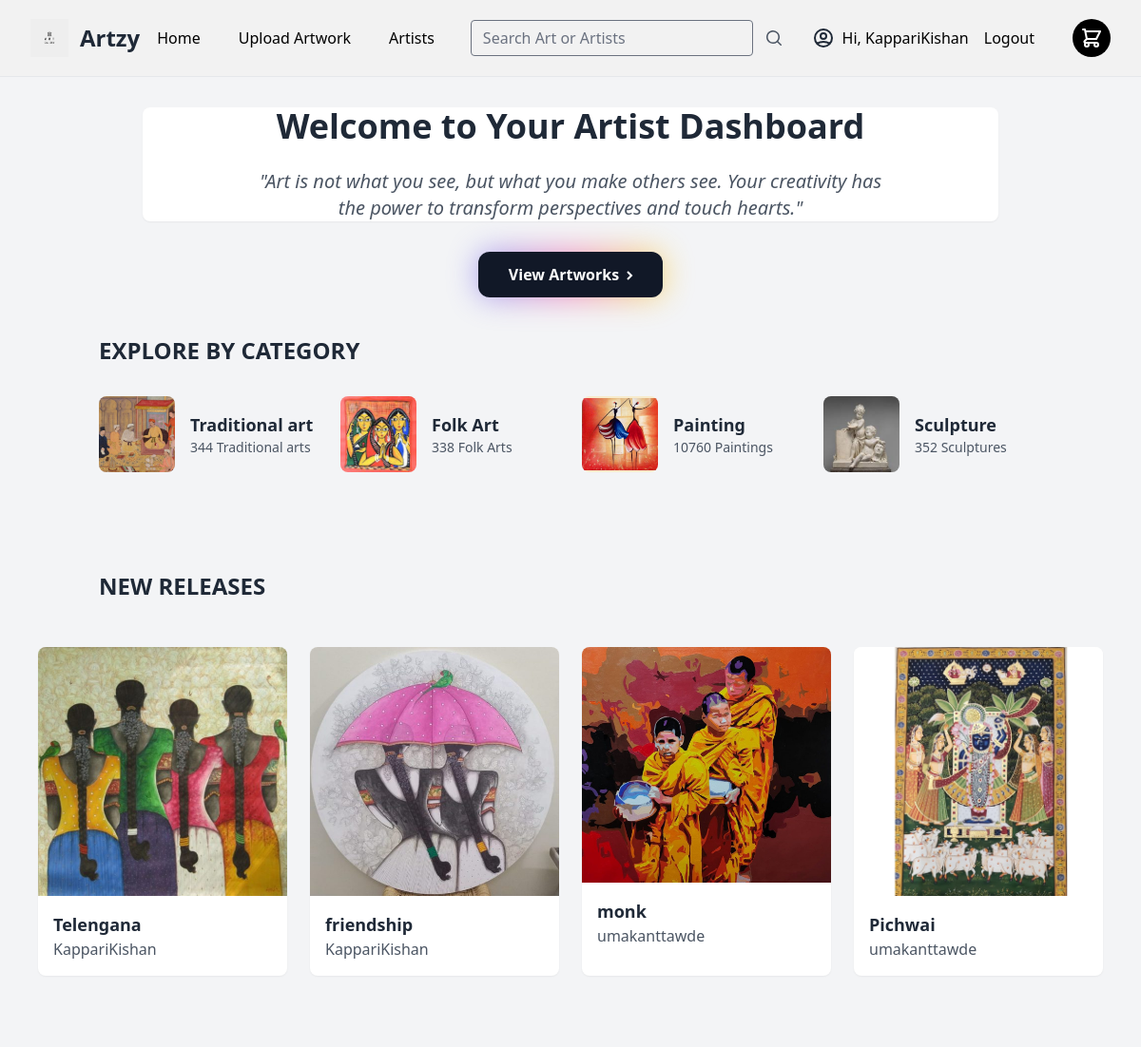
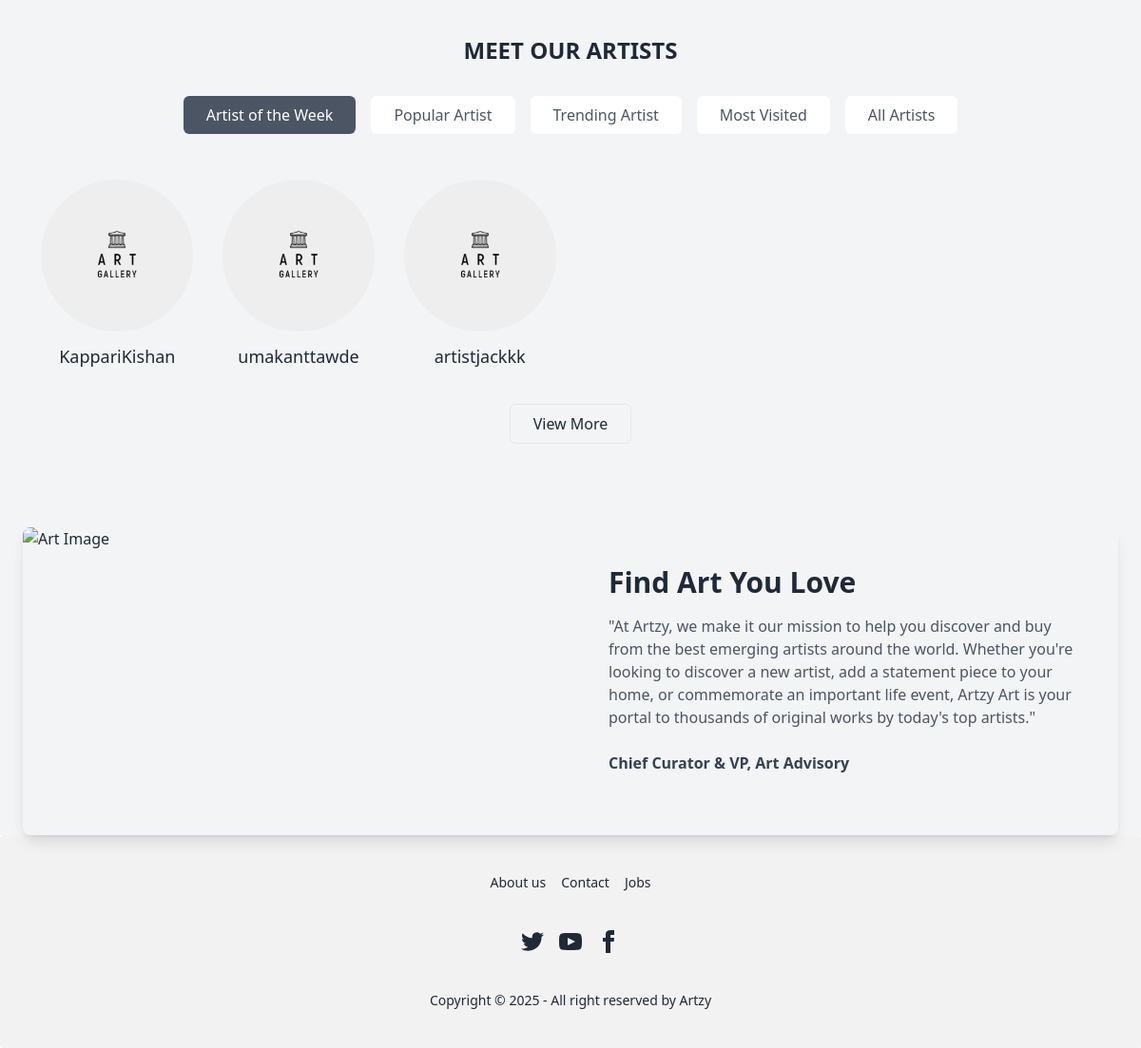
The page /accounts/designer/dashboard/ (signed in) on the database its author committed (2 pictures, top to bottom).
### artworks/models.py (models this page shows, shortened)
class Artwork(models.Model):
    CATEGORY_CHOICES = [
        ('painting', 'Painting'),
        ('digital_art', 'Digital Art'),
        ('drawing', 'Drawing'),
        ('sculpture', 'Sculpture'),
        ('traditional_art', 'Traditional Art'),
    ]
    STATUS_COICES = [
        ('pending', 'Pending'),
        ('approved', 'Approved'),
        ('rejected', 'Rejected'),
    ]
    title = models.CharField(max_length=200)
    description = models.TextField()
    price = models.DecimalField(max_digits=10, decimal_places=2)
    size = models.CharField(max_length=50)
    image = models.ImageField(upload_to='artworks/')
    category = models.CharField(max_length=50, choices=CATEGORY_CHOICES)
    designer = models.ForeignKey(User, on_delete=models.CASCADE)
    sold = models.BooleanField(default=False)
    created_at = models.DateTimeField(auto_now_add=True)
    status = models.CharField(max_length=20, choices= STATUS_COICES, default='pending')
    reviewed_at = models.DateTimeField(null=True, blank=True)
    rejection_reason = models.TextField(null=True, blank=True)
    @property
    def is_approved(self):
        return self.status == 'approved'

### accounts/models.py (models this page shows, shortened)
class Profile(models.Model):
    user = models.OneToOneField(User, on_delete=models.CASCADE)
    role = models.CharField(max_length=20, choices=ROLE_CHOICES, default='customer')
    first_name = models.CharField(max_length=50, blank=True, null=True)
    last_name = models.CharField(max_length=50, blank=True, null=True)
    street_address = models.TextField(blank=True, null=True)
    city = models.CharField(max_length=100, blank=True, null=True)
    state = models.CharField(max_length=100, blank=True, null=True)
    postal_code = models.CharField(max_length=20, blank=True, null=True)
    country = models.CharField(max_length=100, blank=True, null=True)  # Can be a dropdown in the form

### accounts/views.py (the view)
# urls.py: path('designer/dashboard/', views.designer_dashboard, name='designer_dashboard'),
@login_required
def designer_dashboard(request):
    if request.user.profile.role != 'designer':
        messages.error(request, "Access Denied: Designer privileges required")
        return redirect('home')
    artworks = Artwork.objects.filter(status='approved')[:4]
    designers = Profile.objects.filter(role='designer').select_related('user')[:6]
    return render(request, 'accounts/designer/dashboard.html', {'artworks': artworks,'designers': designers})

### accounts/templates/accounts/designer/dashboard.html (shortened to what this page needs)
{% extends "base.html" %}
{% block content %}
{% load static %}
<div class="bg-gray-100 flex flex-col items-center justify-start pt-8">
    <div class="w-3/4 mx-auto text-center py-16 bg-white rounded-lg shadow-sm">
        <h1 class="text-4xl font-bold text-gray-800 mb-6">Welcome to Your Artist Dashboard</h1>
        <p class="text-xl text-gray-600 italic mx-auto max-w-2xl">
            "Art is not what you see, but what you make others see. Your creativity has the power to transform perspectives and touch hearts."
        </p>
    </div>
    <div class="relative inline-flex items-center justify-center gap-4 group mt-8">
        <a role="button"
           class="group relative inline-flex items-center justify-center text-base rounded-xl bg-gray-900 px-8 py-3 font-semibold text-white transition-all duration-200 hover:bg-gray-800 hover:shadow-lg hover:-translate-y-0.5 hover:shadow-gray-600/30"
           title="payment"
           href="{% url 'artwork_list' %}">
            View Artworks
            <svg aria-hidden="true" viewBox="0 0 10 10" height="10" width="10" fill="none" class="mt-0.5 ml-2 -mr-1 stroke-white stroke-2">
                <path d="M0 5h7" class="transition opacity-0 group-hover:opacity-100"></path>
                <path d="M1 1l4 4-4 4" class="transition group-hover:translate-x-[3px]"></path>
            </svg>
        </a>
    </div>
    <div class="w-full max-w-5xl mx-auto mb-16 px-4 pt-10">
        <h2 class="text-2xl font-semibold whitespace-nowrap dark:text-white uppercase mb-8">Explore by Category</h2>
        <div class="grid grid-cols-1 sm:grid-cols-2 lg:grid-cols-4 gap-6">
            <a href="/category/Traditional art" class="group">
                <div class="flex items-center space-x-4">
                    <div class="w-20 h-20 overflow-hidden rounded-lg">
                        <img src="{% static 'images/Traditional-art-icon.jpg' %}" alt="Traditional art" class="w-full h-full object-cover transform group-hover:scale-105 transition duration-300">
                    </div>
                    <div>
                        <h3 class="text-lg font-semibold group-hover:text-blue-600 transition duration-300">Traditional art</h3>
                        <p class="text-sm text-gray-600">344 Traditional arts</p>
                    </div>
                </div>
            </a>
            <a href="/category/folk-art" class="group">
                <div class="flex items-center space-x-4">
                    <div class="w-20 h-20 overflow-hidden rounded-lg">
                        <img src="{% static 'images/folk-art-icon.jpg' %}" alt="Folk Art" class="w-full h-full object-cover transform group-hover:scale-105 transition duration-300">
                    </div>
                    <div>
                        <h3 class="text-lg font-semibold group-hover:text-blue-600 transition duration-300">Folk Art</h3>
                        <p class="text-sm text-gray-600">338 Folk Arts</p>
                    </div>
                </div>
            </a>
            <a href="/category/painting" class="group">
                <div class="flex items-center space-x-4">
                    <div class="w-20 h-20 overflow-hidden rounded-lg">
                        <img src="{% static 'images/painting-icon.png' %}" alt="Painting" class="w-full h-full object-cover transform group-hover:scale-105 transition duration-300">
                    </div>
                    <div>
                        <h3 class="text-lg font-semibold group-hover:text-blue-600 transition duration-300">Painting</h3>
                        <p class="text-sm text-gray-600">10760 Paintings</p>
                    </div>
                </div>
            </a>
            <a href="/category/sculpture" class="group">
                <div class="flex items-center space-x-4">
                    <div class="w-20 h-20 overflow-hidden rounded-lg">
                        <img src="{% static 'images/sculpture-art-icon.jpg' %}" alt="Sculpture" class="w-full h-full object-cover transform group-hover:scale-105 transition duration-300">
                    </div>
                    <div>
                        <h3 class="text-lg font-semibold group-hover:text-blue-600 transition duration-300">Sculpture</h3>
                        <p class="text-sm text-gray-600">352 Sculptures</p>
                    </div>
                </div>
            </a>
        </div>
    </div>
    <div class="w-full max-w-6xl mx-auto px-4 mb-16">
        <div class="w-full max-w-5xl mx-auto mb-12 px-4 pt-10">
            <h2 class="text-2xl font-semibold whitespace-nowrap dark:text-white uppercase mb-8">New Releases</h2>
        </div>
        <div class="grid grid-cols-1 sm:grid-cols-2 lg:grid-cols-4 gap-6">
            {% for artwork in artworks %}
            <div class="bg-white rounded-lg overflow-hidden shadow-sm hover:shadow-md transition-shadow duration-300">
                <a href="{% url 'artwork_detail' artwork.id %}" class="block">
                    <div class="aspect-square overflow-hidden">
                        <img src="{{ artwork.image.url }}" alt="{{ artwork.title }}" class="w-full h-full object-cover">
                    </div>
                    <div class="p-4">
                        <h3 class="text-lg font-semibold text-gray-800">{{ artwork.title }}</h3>
                        <p class="text-gray-600">{{ artwork.designer }}</p>
                    </div>
                </a>
            </div>
            {% empty %}
            <p class="col-span-full text-center text-gray-500">No artworks found.</p>
            {% endfor %}
        </div>
    </div>
    <div class="w-full max-w-6xl mx-auto px-4 py-12">
        <h2 class="text-2xl font-bold text-center mb-8">MEET OUR ARTISTS</h2>
        <div class="flex flex-wrap justify-center gap-4 mb-12">
            <button class="px-6 py-2 bg-gray-600 text-white rounded-md">Artist of the Week</button>
            <button class="px-6 py-2 bg-white text-gray-600 hover:bg-gray-100 rounded-md">Popular Artist</button>
            <button class="px-6 py-2 bg-white text-gray-600 hover:bg-gray-100 rounded-md">Trending Artist</button>
            <button class="px-6 py-2 bg-white text-gray-600 hover:bg-gray-100 rounded-md">Most Visited</button>
            <button class="px-6 py-2 bg-white text-gray-600 hover:bg-gray-100 rounded-md">All Artists</button>
        </div>
        <div class="grid grid-cols-2 md:grid-cols-3 lg:grid-cols-6 gap-6">
            {% for designer in designers %}
            <div class="flex flex-col items-center">
                <div class="w-40 h-40 mb-3 overflow-hidden rounded-full">
                    <img src="{% static 'images/artgallery.png' %}"
                         alt="{{ designer.Username }}"
                         class="w-full h-full object-cover">
                </div>
                <h3 class="text-lg font-medium text-gray-800 mb-1">{{ designer.user.username }}</h3>
            </div>
            {% empty %}
            <p class="col-span-full text-center text-gray-500">No artists found.</p>
            {% endfor %}
        </div>
        <div class="text-center mt-8">
            <a href="#" class="inline-block px-6 py-2 border border-black-500 text-black-500 rounded-md hover:bg-black-50 transition duration-300">
                View More
            </a>
        </div>
    </div>
    <div class="bg-gray-100 flex rounded-lg shadow-lg max-w-6xl mx-auto overflow-hidden mt-10">
        <div class="w-1/2">
            <img src="{% static 'images/findartulove.jpg' %}" alt="Art Image" class="w-full h-full object-cover">
        </div>
        <div class="w-1/2 p-10">
            <h1 class="text-3xl font-bold text-gray-800 mb-4">Find Art You Love</h1>
            <p class="text-gray-600 mb-6">
                "At Artzy, we make it our mission to help you discover and buy from the best emerging artists around the world.
                Whether you're looking to discover a new artist, add a statement piece to your home,
                or commemorate an important life event, Artzy Art is your portal to thousands of original works by today's top artists."
            </p>
            <div class="text-gray-700 font-semibold mb-6">
                Chief Curator & VP, Art Advisory
            </div>
        </div>
    </div>
</div>
{% endblock %}

### templates/navbar.html (shortened to what this page needs)
{% load static  %}
<header class="sticky top-0 z-50">
    <div class="bg-base-200 border-b border-gray-200">
        <div class="px-4 mx-auto sm:px-6 lg:px-8 ">
            <nav class="relative flex items-center justify-between h-16 lg:h-20">
            <a href="#" class="flex items-center space-x-3 rtl:space-x-reverse">
                <img src="{% static 'images/artgallery.png' %}" alt="Art Gallery Logo" class="h-10"  />
                <span class="self-center text-2xl font-semibold whitespace-nowrap dark:text-white">Artzy</span>
            </a>
              <div class="hidden lg:flex lg:items-center lg:space-x-10" id="navbar">
                  {% if user.is_authenticated and user.profile.role == 'designer' %}
                    <a href="{% url 'accounts:designer_dashboard' %}" title="" class="text-base font-medium text-black"> Home </a>
                    <a href="{% url 'upload_artwork' %}" title="" class="text-base font-medium text-black"> Upload Artwork </a>
                        {% else %}
                  <a href="{% url 'home' %}" title="" class="text-base font-medium text-black"> Home </a>
                  {% endif %}
                  <a href="#" title="" class="text-base font-medium text-black"> Artists </a>
              </div>
            <div class="ms-5 flex w-[30%] items-center justify-between">
                <input
                    type="search"
                    class="relative m-0 block w-[1px] min-w-0 flex-auto rounded border border-solid border-secondary-500 bg-transparent bg-clip-padding px-3 py-1.5 text-base font-normal text-surface transition duration-300 ease-in-out focus:border-primary focus:text-gray-700 focus:shadow-inset focus:outline-none motion-reduce:transition-none dark:border-white/10 dark:bg-body-dark dark:text-white dark:placeholder:text-neutral-300 dark:autofill:shadow-autofill"
                    placeholder="Search Art or Artists"
                    aria-label="Search"
                    aria-describedby="button-addon2" />
                <span
                    class="flex items-center whitespace-nowrap rounded px-3 py-1.5 text-center text-base font-normal text-gray-600 dark:text-white [&>svg]:w-5"
                    id="basic-addon2">
                    <svg
                    xmlns="http://www.w3.org/2000/svg"
                    viewBox="0 0 20 20"
                    fill="currentColor">
                    <path
                        fill-rule="evenodd"
                        d="M9 3.5a5.5 5.5 0 100 11 5.5 5.5 0 000-11zM2 9a7 7 0 1112.452 4.391l3.328 3.329a.75.75 0 11-1.06 1.06l-3.329-3.328A7 7 0 012 9z"
                        clip-rule="evenodd" />
                    </svg>
                </span>
                </div>
                <div class="hidden lg:flex lg:items-center lg:space-x-10">
                {% if user.is_authenticated %}
                    {% if user.profile.role == 'designer' %}
                        <div class="flex items-center gap-4">
                            <a href="{% url 'accounts:user_profile' %}" class="flex items-center gap-2 hover:text-blue-600">
                                <span class="font-medium text-base font-medium text-black">Hi, {{ user.username }}</span>
                            </a>
                            <a href="{% url 'accounts:logout' %}" title="" class="text-base font-medium text-black"> Logout </a>
                        </div>
                        {% endif %}
                        <a href="{% url 'cart:cart' %}" title="" class="flex items-center justify-center w-10 h-10 text-white bg-black rounded-full">
                        </a>
                  {% else %}
                        <a href="{% url 'accounts:login' %}" title="" class="text-base font-medium text-black hover:text-blue-600"> Login </a>
                        <a href="{% url 'accounts:signup' %}" title="" class="text-base font-medium text-black hover:text-blue-600"> Register </a>
                {% endif %}
                </div>
            </nav>
        </div>
    </div>
</header>

### rows shown on the page
Artwork: image (picture), title "Telengana", designer "KappariKishan"
Artwork: image (picture), title "friendship", designer "KappariKishan"
Artwork: image (picture), title "monk", designer "umakanttawde"
Artwork: image (picture), title "Pichwai", designer "umakanttawde"
Profile: user.username "KappariKishan"
Profile: user.username "umakanttawde"
Profile: user.username "artistjackkk"

### other values the page prints
{{ user.username }} "KappariKishan"
